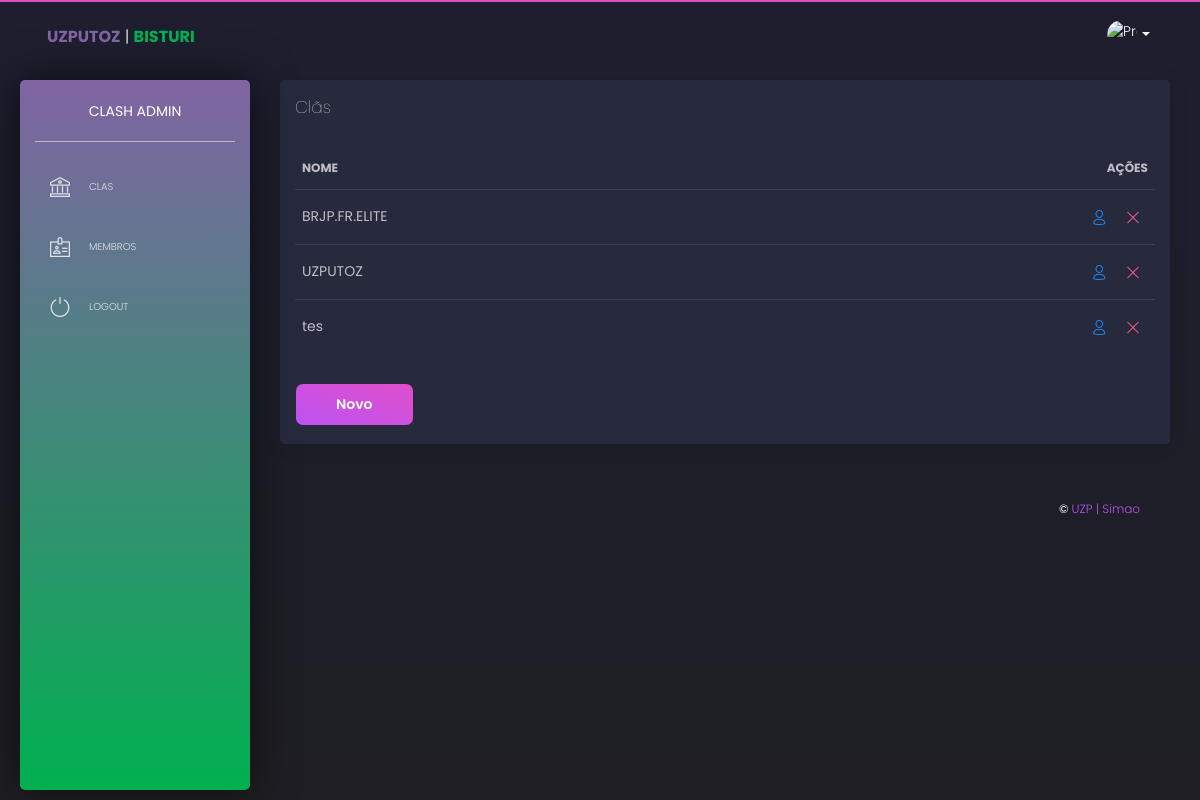
The app's page /clashdata/clanList/ (signed in) with its own data.
### clashdata/models.py (models this page shows, shortened)
class Clan(models.Model):
    name = models.CharField(max_length=255)
    class Meta:
        ordering = ["name"]

### clashdata/views.py (the view)
# urls.py: path("clanList/", views.ListClans.as_view(), name="clans"),
class ListClans(generic.ListView):
    model = models.Clan

### clashdata/templates/clashdata/clan_list.html (shortened to what this page needs)
{% extends 'base.html' %}
{% load bootstrap3 %}
{% block content %}
<div class="row">
    <div class="col-md-12">
      <div class="card ">
        <div class="card-header">
          <h4 class="card-title">Clãs</h4>
        </div>
        <div class="card-body">
          <div class="table-responsive">
            <table class="table tablesorter " id="">
              <thead class=" text-primary">
                <tr>
                  <th>Nome</th>
                  {% if user.is_authenticated %}
                    <th class="text-right">Ações</th>
                  {% endif %}
                </tr>
              </thead>
              <tbody>
                {% for clan in object_list %}
                    <tr>
                        <td>{{ clan.name }}</td>
                        {% if user.is_authenticated %}
                            <td class="td-actions text-right">
                                <button onclick="window.location.href='{% url 'clashdata:editclan' pk=clan.id %}';" type="button" rel="tooltip" class="btn btn-info btn-link btn-icon btn-sm">
                                    <i class="tim-icons icon-single-02"></i>
                                </button>
                                <button data-toggle="modal" data-target="#confirmDelete" data-clanname="{{ clan.name }}" data-clanid="{{ clan.id }}" type="button" rel="tooltip" class="btn btn-danger btn-link btn-icon btn-sm">
                                    <i class="tim-icons icon-simple-remove"></i>
                                </button>
                            </td>
                        {% endif %}
                    </tr>
                {% endfor %}
              </tbody>
            </table>
          </div>
          {% if user.is_authenticated %}
            <a href="{% url 'clashdata:createclan' %}" class="btn btn-primary" role="button">Novo</a>
          {% endif %}
        </div>
    </div>
</div>
{% endblock content %}

### records on screen
Clan: name "BRJP.FR.ELITE"
Clan: name "UZPUTOZ"
Clan: name "tes"
